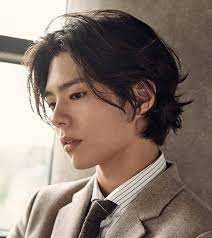
#> input picture data/initial_imgs/medium_hairstyles/hairstyle0.jpg, 212 x 238 px; its folder holds 4 pictures in this run
$ python LabelImages.py
#> lines starting #> are read from the running program, lines starting #| are printed output that depends on the picture
import os
import numpy as np
from matplotlib import pyplot as plt
from matplotlib import image as mpimg
from roipoly import RoiPoly

# Save labeled region of interest image to a file. Remove extension of file and convert from png to csv
def create_labeled_file(roi_data, image_file_name, image_path):
    image_file_name = image_file_name[0:-3] + 'csv'
    image_file_path = os.path.join(image_path, image_file_name)
    image_file = open(image_file_path, "x")
    np.savetxt(image_file_path, roi_data)
    image_file.close()

# Setup figure to label hair region of interest
def label_image(folder_path, image_to_label):
#> called with folder_path = 'data/initial_imgs/medium_hairstyles', image_to_label = 'hairstyle0.jpg'
    unlabeled_image_path = os.path.join(folder_path, image_to_label)
    img = mpimg.imread(unlabeled_image_path)
#> img is the input picture: shape (238, 212, 3); mean R, G, B 138.1, 121.7, 112.7

    # Show the image
    fig = plt.figure()
    plt.imshow(img, interpolation='nearest', cmap="Greys")
    plt.colorbar()
    plt.title("left click: line segment         right click or double click: close region")
    plt.show(block=False)
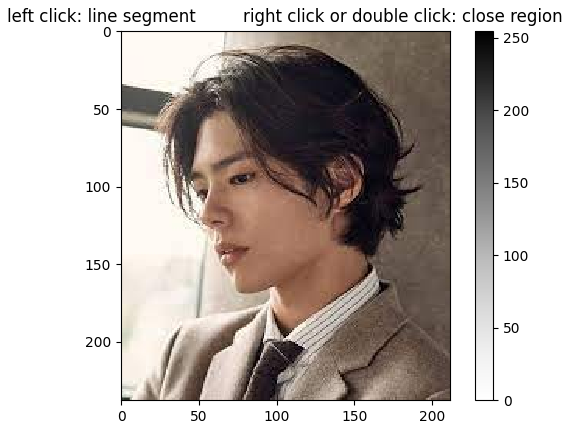
#> figure drawn by matplotlib, 2 panels

    # Let user draw first ROI
    hair_region_of_interest = RoiPoly(color='r', fig=fig)

    # Show ROI masks
    hair_mask = hair_region_of_interest.get_mask(img[:, :, 0])
    extra_mask = ~hair_mask

    plt.imshow(hair_mask,
            interpolation='nearest', cmap="Greys")
    plt.title('ROI masks of the two ROIs')
    plt.show()
    #print(np.shape(img))
    #print(np.shape(hair_mask))
    hair_roi_pixels = img[hair_mask] # This gets pixels of region of interest
    extra_roi_pixels = img[extra_mask]

    create_labeled_file(hair_roi_pixels, image_to_label, os.path.join(os.getcwd(), 'data/segmented_imgs/medium_hairstyles'))
    # create_labeled_file(extra_roi_pixels, image_to_label, os.path.join(os.getcwd(), 'data/Extra_Labeled/long_hairstyles'))

# Main Code Loop
def main():
    folder = os.path.join(os.getcwd(), 'data/initial_imgs/medium_hairstyles')
    for filename in os.listdir(folder):
        image_file_name = filename[0:-3] + 'csv'
        print(image_file_name)
        if image_file_name not in os.listdir('data/segmented_imgs/medium_hairstyles'): # Check if file is already labeled
            label_image(folder, filename)
#> (the call stopped at in label_image, `hair_region_of_interest = RoiPoly(color='r', fig=fig)`: roipoly is not available in this run)
#> pass 2 of the loop in main, `for filename in os.listdir(folder):`:
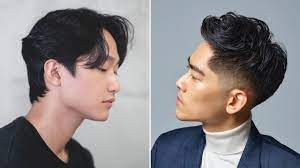
#> input picture data/initial_imgs/medium_hairstyles/hairstyle1.jpg, 300 x 168 px
#> in label_image, img is the input picture: shape (168, 300, 3); mean R, G, B 137.3, 131.7, 133.4
#> in label_image (call 2), `plt.show(block=False)`:
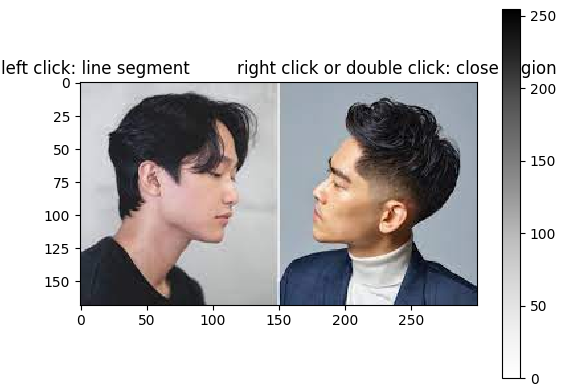
#> figure drawn by matplotlib, 2 panels
#> pass 3 of the loop in main, `for filename in os.listdir(folder):`:
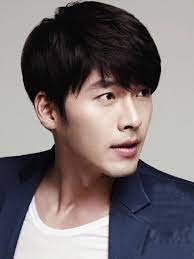
#> input picture data/initial_imgs/medium_hairstyles/hairstyle10.jpg, 194 x 259 px
#> in label_image, img is the input picture: shape (259, 194, 3); mean R, G, B 120.4, 111.7, 113.9
#> in label_image (call 3), `plt.show(block=False)`:
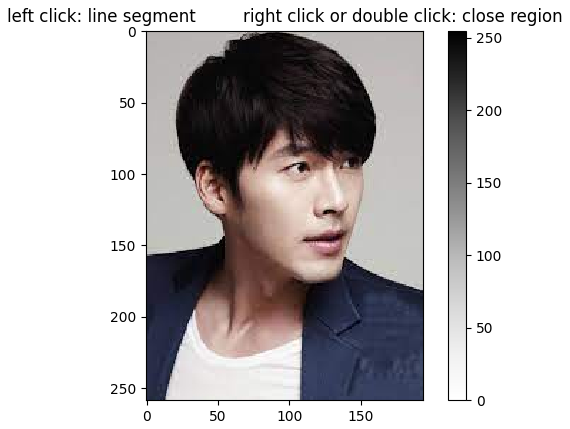
#> figure drawn by matplotlib, 2 panels
#> the loop made 4 passes; the first 3 are shown

if __name__ == '__main__':
    main()
